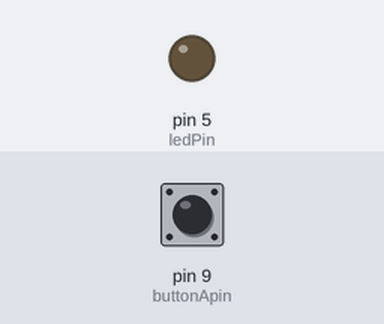
Simulated run of this sketch. Board: Arduino Uno, built with avr-gcc and run on an emulated ATmega328P. Shown: output pins drawn as LEDs (lit = HIGH). The inputs (shaded band) are chosen by the test bench; at power-on: pin 9 (buttonApin) HIGH. What the sketch prints to the serial monitor is not drawn.

Above: at 1.2 s.
1.3 s: pin 9 (buttonApin) pulled LOW for 0.15 s
At 3.9 s:
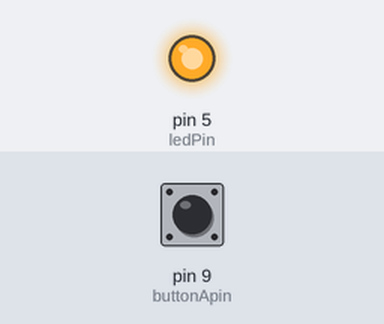
4.4 s: pin 9 (buttonApin) pulled LOW for 1 s
At 7.6 s:
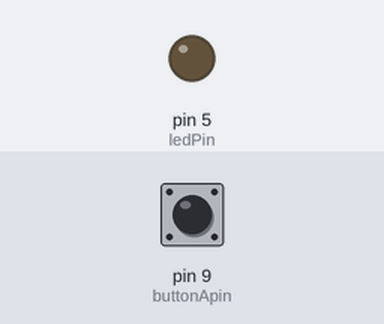
7.9 s: pin 9 (buttonApin) pulled LOW for 3.2 s
At 10.2 s:
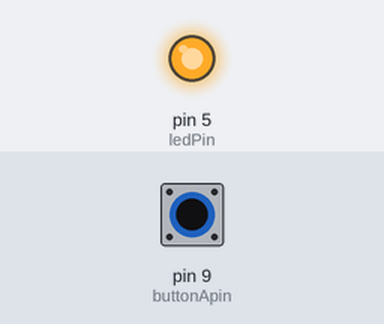
Timing chart, 0 to 13.4 s (numbered marks = the images above; inputs shaded):
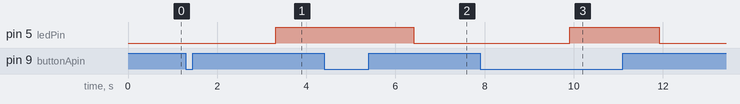

The sketch:

button.ino
```cpp
int ledPin = 5;
int buttonApin = 9;
bool zustand1 = false;


void setup()
{
  pinMode(buttonApin, INPUT_PULLUP);
  pinMode(ledPin, OUTPUT);
  Serial.begin(9600);
  Serial.println("Hello World");
}

void loop()
{

  if (digitalRead(buttonApin) == LOW)
  {
    Serial.println("Pressed...");

    zustand1 =! zustand1;
    delay(2000);
  }

  Serial.println(zustand1);
  if(zustand1 == true)
  {
    digitalWrite(ledPin, HIGH);
  }else{
    digitalWrite(ledPin, LOW);
  }


}
```

Measured:
- after the input at 1.3 s, pin 5 (ledPin): LOW → HIGH after 2.0 s
- after the input at 4.4 s, pin 5 (ledPin): HIGH → LOW after 2.0 s
- after the input at 7.9 s, pin 5 (ledPin): LOW → HIGH after 2.0 s, → LOW 2.0 s later
